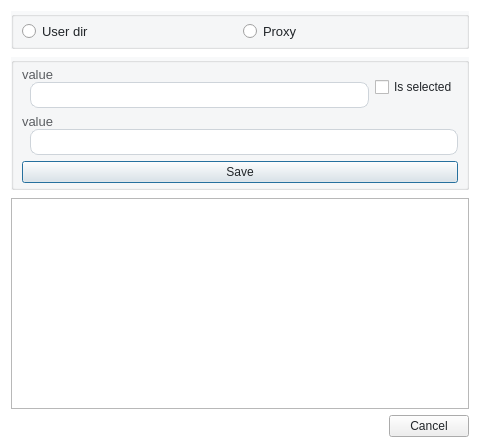
<?xml version="1.0" encoding="UTF-8"?>
<ui version="4.0">
 <class>Dialog_UserSettings</class>
 <widget class="QDialog" name="Dialog_UserSettings">
  <property name="geometry">
   <rect>
    <x>0</x>
    <y>0</y>
    <width>480</width>
    <height>448</height>
   </rect>
  </property>
  <property name="windowTitle">
   <string>Dialog</string>
  </property>
  <property name="styleSheet">
   <string notr="true">#Dialog_UserSettings {
  font-family: &quot;Courier New&quot;;
  background-color: #FFFFFF;
}
QGroupBox {
  font-family: &quot;Courier New&quot;;
  font-size: 13px;
  background-color: rgba(248, 249, 250, 1);
}
QLineEdit {
  padding: 4px 0;
  border: 1px solid #ced4da;
  border-radius: 8px;
  margin-left: 8px;
  padding-left: 4px;
  background-color: #FFFFFF;
  color:#212529;
}
QPlainTextEdit {
	background-color: #FFFFFF;
  color:#212529;
}
QLabel {
  font-family: &quot;Courier New&quot;;
  font-size: 13px;
  color: rgb(90, 93, 97);
}
QRadioButton {
  font-family: &quot;Courier New&quot;;
  font-size: 13px;
  color: #212529;
}
QComboBox {
  font-family: &quot;Courier New&quot;;
  font-size: 13px;
  color: #212529;
}
QPushButton {
  color: #212529;
}

QCheckBox{
  color: #212529;
}</string>
  </property>
  <layout class="QVBoxLayout" name="verticalLayout_3">
   <item>
    <layout class="QVBoxLayout" name="verticalLayout">
     <property name="spacing">
      <number>8</number>
     </property>
     <property name="bottomMargin">
      <number>0</number>
     </property>
     <item>
      <widget class="QGroupBox" name="groupBox">
       <property name="title">
        <string/>
       </property>
       <layout class="QGridLayout" name="gridLayout_5">
        <property name="leftMargin">
         <number>8</number>
        </property>
        <property name="topMargin">
         <number>4</number>
        </property>
        <property name="rightMargin">
         <number>8</number>
        </property>
        <property name="bottomMargin">
         <number>4</number>
        </property>
        <item row="0" column="0">
         <layout class="QGridLayout" name="gridLayout_4">
          <item row="0" column="1">
           <widget class="QRadioButton" name="proxy_radio">
            <property name="text">
             <string>Proxy</string>
            </property>
           </widget>
          </item>
          <item row="0" column="0">
           <widget class="QRadioButton" name="udd_radio">
            <property name="text">
             <string>User dir</string>
            </property>
           </widget>
          </item>
         </layout>
        </item>
       </layout>
      </widget>
     </item>
     <item>
      <widget class="QGroupBox" name="fields_container">
       <property name="enabled">
        <bool>true</bool>
       </property>
       <property name="title">
        <string/>
       </property>
       <property name="flat">
        <bool>false</bool>
       </property>
       <property name="checkable">
        <bool>false</bool>
       </property>
       <layout class="QHBoxLayout" name="horizontalLayout_6">
        <property name="leftMargin">
         <number>8</number>
        </property>
        <property name="topMargin">
         <number>4</number>
        </property>
        <property name="rightMargin">
         <number>8</number>
        </property>
        <property name="bottomMargin">
         <number>4</number>
        </property>
        <item>
         <layout class="QVBoxLayout" name="verticalLayout_2">
          <property name="topMargin">
           <number>0</number>
          </property>
          <property name="bottomMargin">
           <number>0</number>
          </property>
          <item>
           <widget class="QWidget" name="udd_container" native="true">
            <layout class="QHBoxLayout" name="horizontalLayout">
             <property name="leftMargin">
              <number>0</number>
             </property>
             <property name="topMargin">
              <number>0</number>
             </property>
             <property name="rightMargin">
              <number>0</number>
             </property>
             <property name="bottomMargin">
              <number>0</number>
             </property>
             <item>
              <layout class="QHBoxLayout" name="verticalLayout_">
               <item>
                <widget class="QWidget" name="udd_input_container" native="true">
                 <property name="styleSheet">
                  <string notr="true"/>
                 </property>
                 <layout class="QGridLayout" name="gridLayout_11">
                  <property name="leftMargin">
                   <number>0</number>
                  </property>
                  <property name="topMargin">
                   <number>0</number>
                  </property>
                  <property name="rightMargin">
                   <number>0</number>
                  </property>
                  <property name="bottomMargin">
                   <number>0</number>
                  </property>
                  <property name="horizontalSpacing">
                   <number>4</number>
                  </property>
                  <item row="0" column="0">
                   <layout class="QVBoxLayout" name="verticalLayout_11">
                    <property name="spacing">
                     <number>0</number>
                    </property>
                    <item>
                     <widget class="QLabel" name="udd_label">
                      <property name="text">
                       <string>value</string>
                      </property>
                     </widget>
                    </item>
                    <item>
                     <widget class="QLineEdit" name="udd_input"/>
                    </item>
                   </layout>
                  </item>
                 </layout>
                </widget>
               </item>
               <item>
                <widget class="QCheckBox" name="udd_is_selected_checkbox">
                 <property name="text">
                  <string>Is selected</string>
                 </property>
                </widget>
               </item>
              </layout>
             </item>
            </layout>
           </widget>
          </item>
          <item>
           <widget class="QWidget" name="proxy_container" native="true">
            <property name="styleSheet">
             <string notr="true"/>
            </property>
            <layout class="QGridLayout" name="gridLayout_12">
             <property name="leftMargin">
              <number>0</number>
             </property>
             <property name="topMargin">
              <number>0</number>
             </property>
             <property name="rightMargin">
              <number>0</number>
             </property>
             <property name="bottomMargin">
              <number>0</number>
             </property>
             <property name="horizontalSpacing">
              <number>4</number>
             </property>
             <item row="0" column="0">
              <layout class="QVBoxLayout" name="verticalLayout_12">
               <property name="spacing">
                <number>0</number>
               </property>
               <item>
                <widget class="QLabel" name="proxy_label">
                 <property name="text">
                  <string>value</string>
                 </property>
                </widget>
               </item>
               <item>
                <widget class="QLineEdit" name="proxy_input"/>
               </item>
              </layout>
             </item>
            </layout>
           </widget>
          </item>
          <item>
           <widget class="QPushButton" name="create_new_btn">
            <property name="text">
             <string>Save</string>
            </property>
           </widget>
          </item>
         </layout>
        </item>
       </layout>
      </widget>
     </item>
     <item>
      <widget class="QTableView" name="table_view"/>
     </item>
    </layout>
   </item>
   <item>
    <widget class="QDialogButtonBox" name="buttonBox">
     <property name="standardButtons">
      <set>QDialogButtonBox::StandardButton::Cancel</set>
     </property>
    </widget>
   </item>
  </layout>
 </widget>
 <resources/>
 <connections/>
</ui>
